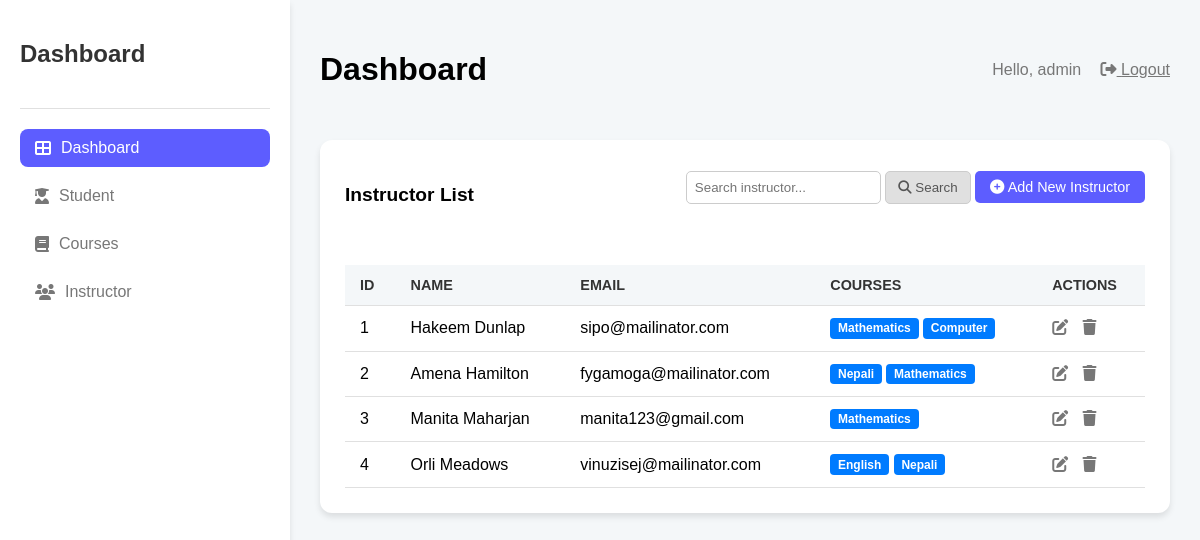
Screenshot of /instructor/ (signed in) with the database file from the repository.
### student/models.py (models this page shows, shortened)
class Instructor(models.Model):
    first_name = models.CharField(max_length=100)
    last_name = models.CharField(max_length=100)
    email = models.EmailField(unique=True)
    courses = models.ManyToManyField(Course, related_name="instructors", blank=True)
    metadata = models.ManyToManyField("Metadata", related_name="instructors", blank=True)

class Course(models.Model):
    name = models.CharField(max_length=200)
    course_code = models.CharField(max_length=20, unique=True, validators=[course_code_validator])
    description = models.TextField(blank=True)
    metadata = models.ManyToManyField("Metadata", related_name="courses", blank=True)

### student/views.py (the view, shortened to what this page needs)
# urls.py: path('instructor/', views.instructor_list, name='instructor_list'),
@login_required
def instructor_list(request):
    instructors = Instructor.objects.all().prefetch_related('courses', 'metadata')
    query = request.GET.get('q')
    return render(request, 'instructor_app/list_instructor.html', {'instructors': instructors, 'query': query})

### templates/instructor_app/list_instructor.html (shortened to what this page needs)
{% extends 'core/dashboard.html' %}
{% load static %}
{% block content %}
<div class="card">
    <div class="card-header">
        <h3>Instructor List</h3>
        <div class="header-actions" style="display: flex; gap: 10px; align-items: center;">
            <div class="search-container">
                <form method="GET" action="{% url 'instructor_list' %}" id="search-form">
                <input type="text" name="q" id="search-input" placeholder="Search instructor..." value="{{ request.GET.q }}">
                <button type="submit"><i class="fa fa-search"></i> Search</button>
            <a href="{% url 'add_instructor' %}" class="btn"><i class="fa fa-plus-circle"></i> Add New Instructor</a>
            </form>
            </div>
        </div>
    </div>
    <div class="table-container">
        <table>
            <thead>
                <tr>
                    <th>ID</th>
                    <th>Name</th>
                    <th>Email</th>
                    <th>Courses</th>
                    <th>Actions</th>
                </tr>
            </thead>
            <tbody>
                {% if instructors %}
                    {% for instructor in instructors %}
                    <tr>
                        <td>{{ instructor.pk }}</td>
                        <td>{{ instructor.first_name }} {{ instructor.last_name }}</td>
                        <td>{{ instructor.email }}</td>
                        <td>
                            {% for course in instructor.courses.all %}
                                <span class="badge course-badge">{{ course.name }}</span>
                            {% endfor %}
                        </td>
                        <td class="actions">
                            <a href="{% url 'edit_instructor' pk=instructor.pk %}"><i class="fa fa-edit"></i></a>
                            <a href="#" onclick="event.preventDefault(); confirmAndDelete('{% url 'delete_instructor' pk=instructor.pk %}', '{{ instructor.first_name }} {{ instructor.last_name }}');">
                                <i class="fa fa-trash"></i>
                            </a>
                        </td>
                    </tr>
                    {% endfor %}
                {% else %}
                <tr>
                    <td colspan="6">No instructors found.</td>
                </tr>
                {% endif %}
            </tbody>
        </table>
    </div>
</div>
{% endblock content %}

### templates/core/dashboard.html (shortened to what this page needs)
<!DOCTYPE html>
<html lang="en">
<head>
    <link rel="stylesheet" href="https://cdnjs.cloudflare.com/ajax/libs/font-awesome/6.4.0/css/all.min.css">
<body>
    <div class="dashboard-container">
        <div class="sidebar">
            <div class="sidebar-header"><h2>Dashboard</h2></div>
            <ul class="sidebar-menu">
                <li><a href="{% url 'dashboard' %}" class="active"><i class="fa fa-th-large"></i> Dashboard</a></li>
                <li><a href="{% url 'student_list' %}"><i class="fa fa-user-graduate"></i> Student</a></li>
                <li><a href="{% url 'course_list' %}"><i class="fa fa-book"></i> Courses</a></li>
                <li><a href="{% url 'instructor_list' %}"><i class="fa fa-users"></i> Instructor</a></li>
            </ul>
        </div>
        <div class="main-content">
            <div class="header">
                <div>
                    <h1>Dashboard</h1>
                </div>
                <div>
                    {% if user.is_authenticated %}
                        <span style="margin-right:15px; color:#777;">Hello, {{ user.username }}</span>
                        <a href="{% url 'index' %}" style="color:#777;"><i class="fa fa-sign-out-alt"></i> Logout</a>
                    {% else %}
                        <i class="fa fa-search" style="margin-right:15px; color:#777;"></i>
                        <i class="fa fa-bell" style="margin-right:15px; color:#777;"></i>
                        <i class="fa fa-moon" style="color:#777;"></i>
                    {% endif %}
                </div>
            </div>
            {%block content%}{% endblock content %}
            </div>
        </div>
</body>
</html>

### templates/core/dashboard.html (style rules this page uses)
body { font-family: 'Poppins', sans-serif; background-color: #f4f7f9; margin: 0; }
.dashboard-container { display: flex; min-height: 100vh; }
.sidebar { width: 250px; background-color: white; padding: 20px; box-shadow: 0 4px 6px rgba(0,0,0,0.1); }
.sidebar-header { padding-bottom: 20px; border-bottom: 1px solid #e0e0e0; margin-bottom: 20px; }
.sidebar-header h2 { font-size: 1.5rem; color: #333; }
.sidebar-menu { list-style: none; padding: 0; }
.sidebar-menu a { display: flex; align-items: center; padding: 10px 15px; border-radius: 8px; text-decoration: none; color: #777; margin-bottom: 10px; transition: 0.3s; }
.sidebar-menu a.active { background-color: #5d5dff; color: white; }
.sidebar-menu a i { margin-right: 10px; }
.main-content { flex: 1; padding: 30px; }
.header { display: flex; justify-content: space-between; align-items: center; margin-bottom: 30px; }
.header h1 { font-size: 2rem; }
.card { background-color: white; padding: 25px; border-radius: 12px; box-shadow: 0 4px 6px rgba(0,0,0,0.1); }
.card-header { display: flex; justify-content: space-between; align-items: center; margin-bottom: 20px; }
.card-header h3 { font-size: 1.2rem; }

### templates/instructor_app/list_instructor.html (style rules this page uses)
.card-header .btn { background-color: #5d5dff; color: white; padding: 8px 15px; border-radius: 5px; text-decoration: none; font-size: 0.9rem; }
.table-container { overflow-x: auto; }
table { width: 100%; border-collapse: collapse; margin-top: 20px; }
th, td { text-align: left; padding: 12px 15px; border-bottom: 1px solid #e0e0e0; }
th { background-color: #f4f7f9; font-weight: 600; color: #333; font-size: 0.9rem; text-transform: uppercase; }
.actions i { cursor: pointer; margin-right: 10px; color: #777; transition: color 0.3s; }
.badge { display: inline-block; padding: 0.35em 0.65em; font-size: 0.75em; font-weight: 700; line-height: 1; text-align: center; white-space: nowrap; vertical-align: baseline; border-radius: 0.25rem; color: white; background-color: #6c757d; }
.course-badge { background-color: #007bff; }
.search-container { display: flex; gap: 5px; align-items: center; }
.search-container input { border: 1px solid #ccc; border-radius: 5px; padding: 8px; }
.search-container button { background-color: #e0e0e0; color: #555; border: 1px solid #ccc; border-radius: 5px; padding: 8px 12px; cursor: pointer; }

### rows the page displays
Instructor: pk "1", first_name "Hakeem", last_name "Dunlap", email "sipo@mailinator.com"
Course: name "Mathematics"
Course: name "Computer"
Instructor: pk "2", first_name "Amena", last_name "Hamilton", email "fygamoga@mailinator.com"
Course: name "Nepali"
Instructor: pk "3", first_name "Manita", last_name "Maharjan", email "manita123@gmail.com"
Instructor: pk "4", first_name "Orli", last_name "Meadows", email "vinuzisej@mailinator.com"
Course: name "English"

### other values shown
{{ user.username }} "admin"
